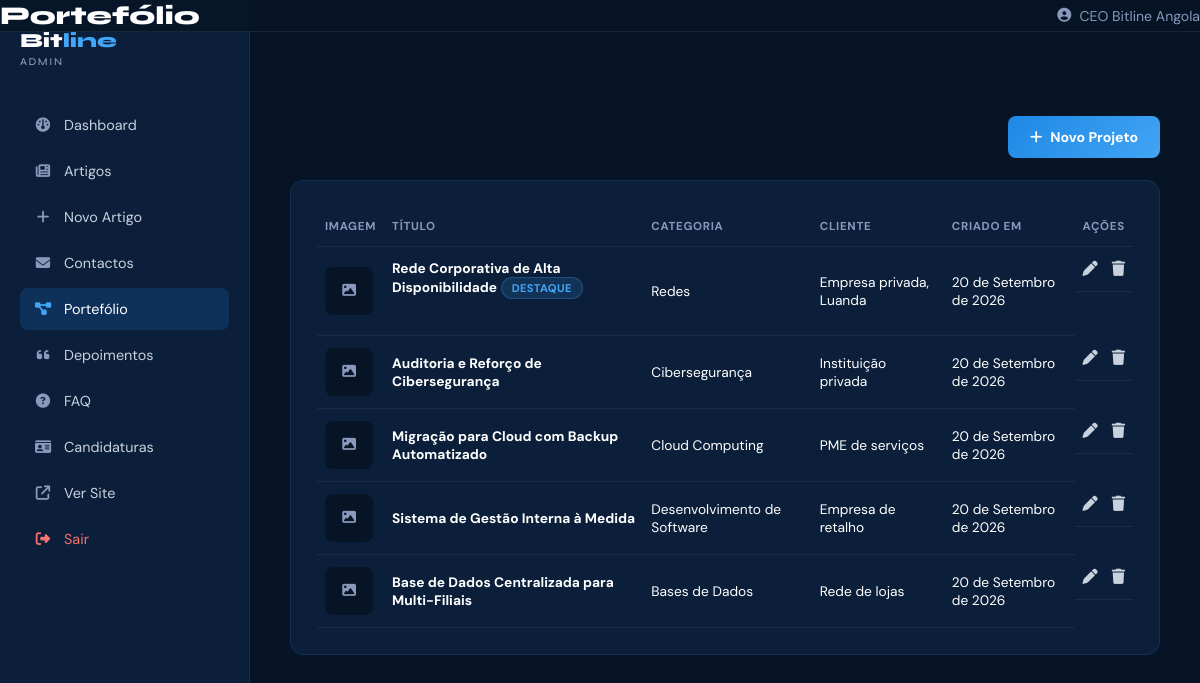
The app's page /admin/portfolio.php (signed in) with its own data.
### tables this page shows
CREATE TABLE IF NOT EXISTS portfolio (
  id INT AUTO_INCREMENT PRIMARY KEY,
  titulo VARCHAR(150) NOT NULL,
  categoria VARCHAR(100) DEFAULT NULL,
  descricao TEXT NOT NULL,
  imagem VARCHAR(255) DEFAULT NULL,
  cliente VARCHAR(150) DEFAULT NULL,
  destaque TINYINT(1) NOT NULL DEFAULT 0,
  ordem INT NOT NULL DEFAULT 0,
  criado_em DATETIME NOT NULL DEFAULT CURRENT_TIMESTAMP
);

### includes/funcoes.php (called while the page is built, shortened)
<?php
function limpar(string $texto): string
{
    return htmlspecialchars(trim($texto), ENT_QUOTES, 'UTF-8');
}
function formatarData(string $dataMysql): string
{
    $meses = [
        1 => 'Janeiro', 2 => 'Fevereiro', 3 => 'Março', 4 => 'Abril',
        5 => 'Maio', 6 => 'Junho', 7 => 'Julho', 8 => 'Agosto',
        9 => 'Setembro', 10 => 'Outubro', 11 => 'Novembro', 12 => 'Dezembro',
    ];
    $timestamp = strtotime($dataMysql);
    return date('d', $timestamp) . ' de ' . $meses[(int) date('n', $timestamp)] . ' de ' . date('Y', $timestamp);
}

### admin/portfolio.php (the view, shortened to what this page needs)
<?php
require_once __DIR__ . '/../includes/funcoes.php';
$pdo = getConnection();
$projetos = $pdo->query('SELECT * FROM portfolio ORDER BY destaque DESC, ordem ASC, criado_em DESC')->fetchAll();
require __DIR__ . '/includes/admin-header.php';
?>
<div class="admin-toolbar">
  <a href="novo-projeto.php" class="admin-btn-primario"><i class="fa-solid fa-plus"></i> Novo Projeto</a>
</div>
<div class="admin-panel">
  <?php if (empty($projetos)): ?>
    <p class="admin-vazio">Ainda não há projetos no portefólio. <a href="novo-projeto.php">Adicionar o primeiro</a>.</p>
  <?php else: ?>
    <table class="admin-tabela admin-tabela-completa">
      <thead>
        <tr>
          <th>Imagem</th>
          <th>Título</th>
          <th>Categoria</th>
          <th>Cliente</th>
          <th>Criado em</th>
          <th>Ações</th>
        </tr>
      </thead>
      <tbody>
        <?php foreach ($projetos as $p): ?>
          <tr>
            <td>
              <?php if (!empty($p['imagem'])): ?>
                <img class="admin-thumb" src="../<?= UPLOAD_URL_PORTFOLIO . limpar($p['imagem']) ?>" alt="">
              <?php else: ?>
                <div class="admin-thumb admin-thumb-vazio"><i class="fa-solid fa-image"></i></div>
              <?php endif; ?>
            </td>
            <td>
              <strong><?= limpar($p['titulo']) ?></strong>
              <?php if ($p['destaque']): ?><span class="badge badge-azul">Destaque</span><?php endif; ?>
            </td>
            <td><?= limpar($p['categoria'] ?: '—') ?></td>
            <td><?= limpar($p['cliente'] ?: '—') ?></td>
            <td><?= formatarData($p['criado_em']) ?></td>
            <td class="admin-acoes">
              <a href="editar-projeto.php?id=<?= $p['id'] ?>" title="Editar"><i class="fa-solid fa-pen"></i></a>
              <form method="POST" action="../actions/eliminar_projeto.php" class="admin-acoes-form" onsubmit="return confirm('Eliminar este projeto?');">
                <button type="submit" class="admin-eliminar" title="Eliminar"><i class="fa-solid fa-trash"></i></button>
              </form>
            </td>
          </tr>
        <?php endforeach; ?>
      </tbody>
    </table>
  <?php endif; ?>
</div>
<?php require __DIR__ . '/includes/admin-footer.php'; ?>

### css/estilo.css (style rules this page uses)
* { margin: 0; padding: 0; box-sizing: border-box; }
html { scroll-behavior: smooth; }
body { font-family: 'DM Sans', sans-serif; background: #071426; color: #ffffff; overflow-x: hidden; cursor: default; }
a { text-decoration: none; color: inherit; }
button { font-family: inherit; cursor: pointer; }
:root { --navy: #071426; --navy-mid: #0B1F3A; --navy-light: #10233D; --navy-soft: #133C74; --blue-accent: #1E88E5; --blue-glow: #42A5F5; --white: #FFFFFF; --white-dim: #C8D1DD; --grey: #8899BB; --container: 1200px; --cor-primaria: var(--navy-mid); --cor-secundaria: var(--navy-soft); --cor-azul: var(--blue-accent); --cor-azul-claro: var(--blue-glow); --cor-branca: var(--white); --cor-cinza: var(--white-dim); --cor-preta: #000000; }
.badge { display: inline-flex; align-items: center; gap: 10px; padding: 8px 18px; border-radius: 100px; background: rgba(30, 136, 229, 0.1); border: 1px solid rgba(66, 165, 245, 0.25); color: var(--blue-glow); font-size: 0.8rem; font-weight: 700; letter-spacing: 0.03em; text-transform: uppercase; margin-bottom: 24px; }
.admin-body { background: var(--navy); min-height: 100vh; }
.admin-panel { background: var(--navy-mid); border: 1px solid rgba(66,165,245,0.12); border-radius: 14px; padding: 26px; }
.admin-tabela { width: 100%; border-collapse: collapse; font-size: 0.86rem; }
.admin-tabela td, .admin-tabela th { padding: 12px 8px; border-bottom: 1px solid rgba(255,255,255,0.06); text-align: left; }
.admin-tabela th { color: var(--grey); font-size: 0.72rem; text-transform: uppercase; letter-spacing: 0.06em; }
.admin-tabela a { color: var(--blue-glow); }
.admin-toolbar { display: flex; justify-content: space-between; align-items: center; margin-bottom: 22px; flex-wrap: wrap; gap: 14px; }
.admin-btn-primario { display: inline-flex; align-items: center; gap: 8px; padding: 12px 22px; background: linear-gradient(135deg, var(--blue-accent), var(--blue-glow)); color: var(--white) !important; border: none; border-radius: 8px; font-weight: 700; font-size: 0.88rem; transition: all 0.3s; }
.admin-tabela-completa th:first-child, .admin-tabela-completa td:first-child { width: 60px; }
.admin-thumb { width: 48px; height: 48px; border-radius: 8px; object-fit: cover; display: block; }
.admin-thumb-vazio { display: flex; align-items: center; justify-content: center; background: var(--navy); color: var(--grey); }
.admin-acoes { display: flex; gap: 14px; font-size: 0.95rem; align-items: center; }
.admin-acoes a { color: var(--white-dim); }
.admin-acoes-form { display: inline-flex; margin: 0; }
.admin-acoes-form button { background: none; border: none; padding: 0; color: var(--white-dim); font-size: 0.95rem; cursor: pointer; display: inline-flex; align-items: center; }
.badge-azul { background: rgba(66,165,245,0.15); color: var(--blue-glow); padding: 3px 10px; border-radius: 100px; font-size: 0.7rem; font-weight: 700; text-transform: uppercase; }

### records on screen
portfolio: titulo "Rede Corporativa de Alta Disponibilidade", destaque "DESTAQUE", categoria "Redes", cliente "Empresa privada, Luanda", criado_em "20 de Setembro de 2026"
portfolio: titulo "Auditoria e Reforço de Cibersegurança", categoria "Cibersegurança", cliente "Instituição privada", criado_em "20 de Setembro de 2026"
portfolio: titulo "Migração para Cloud com Backup Automatizado", categoria "Cloud Computing", cliente "PME de serviços", criado_em "20 de Setembro de 2026"
portfolio: titulo "Sistema de Gestão Interna à Medida", categoria "Desenvolvimento de Software", cliente "Empresa de retalho", criado_em "20 de Setembro de 2026"
portfolio: titulo "Base de Dados Centralizada para Multi-Filiais", categoria "Bases de Dados", cliente "Rede de lojas", criado_em "20 de Setembro de 2026"

### other values on screen
limpar($tituloPagina ?? '') "Portefólio"
limpar($_SESSION['admin_nome'] ?? 'Administrador') "CEO Bitline Angola"
